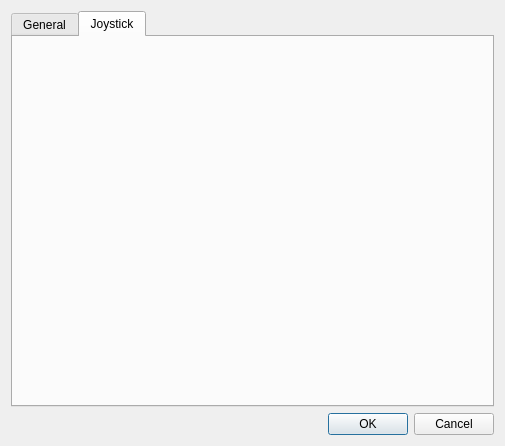
<?xml version="1.0" encoding="UTF-8"?>
<ui version="4.0">
 <class>PreferencesDialog</class>
 <widget class="QDialog" name="PreferencesDialog">
  <property name="geometry">
   <rect>
    <x>0</x>
    <y>0</y>
    <width>505</width>
    <height>446</height>
   </rect>
  </property>
  <property name="windowTitle">
   <string>Preferences</string>
  </property>
  <property name="modal">
   <bool>true</bool>
  </property>
  <layout class="QVBoxLayout" name="verticalLayout">
   <item>
    <widget class="QTabWidget" name="tabWidget">
     <property name="currentIndex">
      <number>1</number>
     </property>
     <widget class="QWidget" name="tabGeneral">
      <attribute name="title">
       <string>General</string>
      </attribute>
     </widget>
     <widget class="QWidget" name="tabJoystick">
      <attribute name="title">
       <string>Joystick</string>
      </attribute>
      <layout class="QVBoxLayout" name="verticalLayout_2">
       <item>
        <widget class="JoystickSettingWidget" name="joystickSettingWidget" native="true"/>
       </item>
      </layout>
     </widget>
    </widget>
   </item>
   <item>
    <widget class="QDialogButtonBox" name="buttonBox">
     <property name="orientation">
      <enum>Qt::Horizontal</enum>
     </property>
     <property name="standardButtons">
      <set>QDialogButtonBox::Cancel|QDialogButtonBox::Ok</set>
     </property>
    </widget>
   </item>
  </layout>
 </widget>
 <customwidgets>
  <customwidget>
   <class>JoystickSettingWidget</class>
   <extends>QWidget</extends>
   <header>Joystick/JoystickSettingWidget</header>
   <container>1</container>
  </customwidget>
 </customwidgets>
 <resources/>
 <connections/>
</ui>
